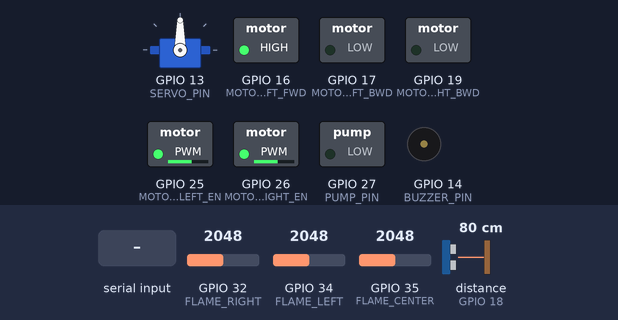
Recording of a sketch running on a simulated ESP32. Shown: servo, switched loads named in the sketch (green lamp = pin HIGH), buzzer (waves = sounding, pin HIGH). Wiring (inferred from the names in the program): ultrasonic range finder: trigger GPIO 5; echo GPIO 18. Dashed ring = blinking. The inputs (shaded band) are chosen by the test bench; at power-on: distance to the obstacle (sensor on GPIO 18) 80 cm, GPIO 32 (FLAME_RIGHT) = 2048, GPIO 34 (FLAME_LEFT) = 2048, GPIO 35 (FLAME_CENTER) = 2048. The echo pulse lasts 58.3 µs per cm; nothing arrives over Bluetooth unless stated; pins used as bus, display or sensor lines are not drawn; what the sketch prints to the serial monitor is not drawn.

Above: at 1.6 s.
1.7 s: distance to the obstacle (sensor on GPIO 18) set to 22 cm
3.2 s: distance to the obstacle (sensor on GPIO 18) set to 19 cm
At 4.9 s:
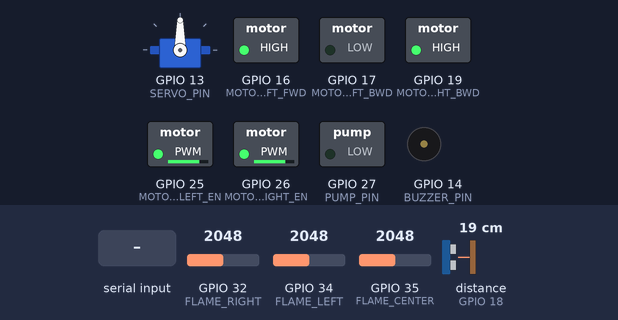
6.2 s: "F" received over the second serial link
At 8.2 s:
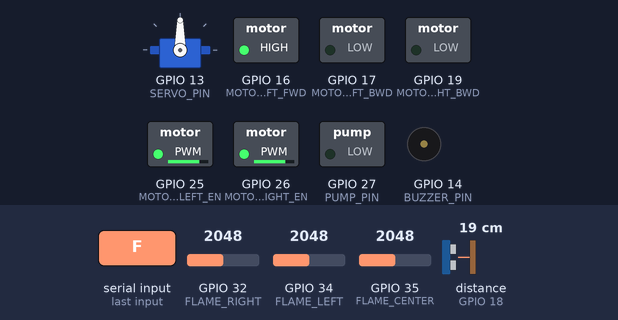
8.6 s: "L" received over the second serial link
At 9.8 s:
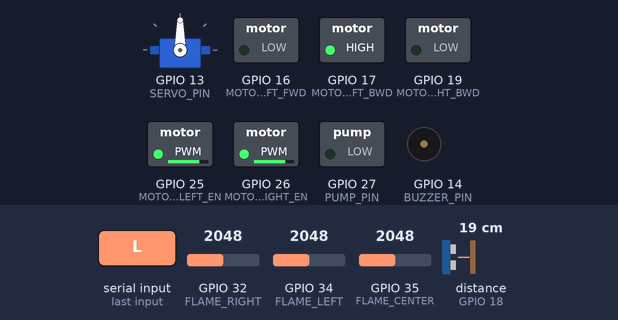
10.1 s: "W" received over the second serial link
At 11.3 s:
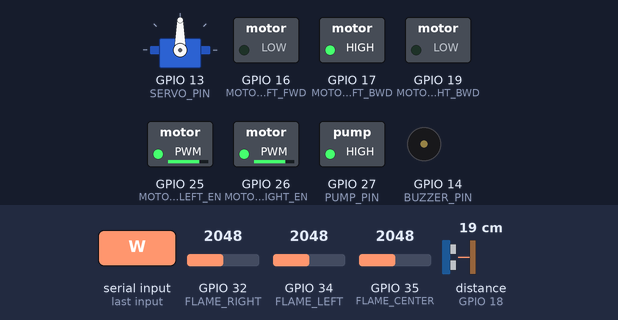
13.1 s: "B" received over the second serial link
At 13.7 s:
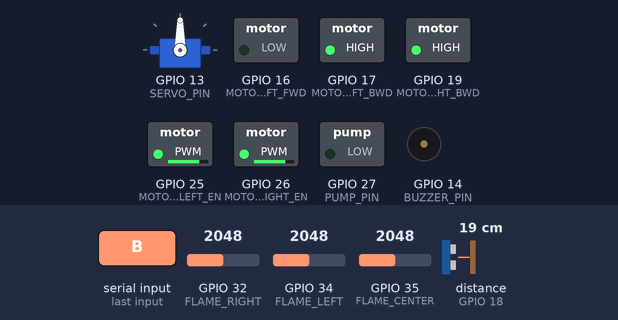
Timing chart, 0 to 15.6 s (numbered marks = the images above; inputs shaded):
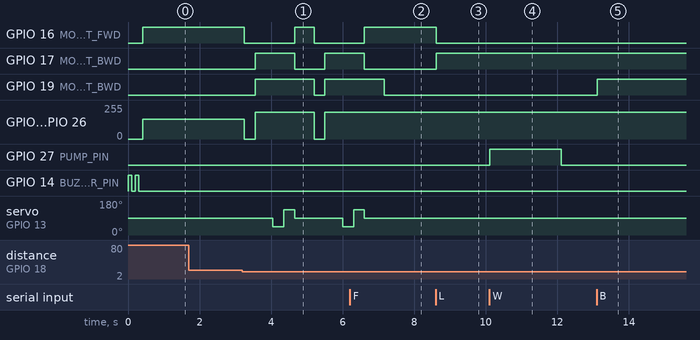

Measured:
- the behaviour switches between 21 and 20 cm on distance to the obstacle (sensor on GPIO 18) (found by bisection; images 0 and 1)
- after the input at 1.7 s, every drawn part: stays the same
- after the input at 3.2 s, GPIO 16 (MOTOR_LEFT_FWD): HIGH → LOW after 0.05 s, → HIGH 1.4 s later, → LOW 0.55 s later; GPIO 17 (MOTOR_LEFT_BWD): LOW → HIGH after 0.35 s, → LOW 1.1 s later, → HIGH 0.85 s later
- after the input at 6.2 s, GPIO 16 (MOTOR_LEFT_FWD): goes on until 6.6 s, then stays HIGH; GPIO 17 (MOTOR_LEFT_BWD): goes on until 6.6 s, then stays LOW
- after the input at 8.6 s, GPIO 16 (MOTOR_LEFT_FWD): HIGH → LOW at once; GPIO 17 (MOTOR_LEFT_BWD): LOW → HIGH at once
- after the input at 10.1 s, GPIO 27 (PUMP_PIN): LOW → HIGH at once, → LOW 2.0 s later
- after the input at 13.1 s, GPIO 19 (MOTOR_RIGHT_BWD): LOW → HIGH at once

The sketch:

esp32_fire_fighter.ino
```cpp
/*
 * Fire Fighting Robot Car - ESP32 Version
 * With WiFi and Bluetooth support
 * Author: Nar7407
 * Date: 2026-01-12
 */

#include <ESP32Servo.h>
#include <BluetoothSerial.h>

BluetoothSerial SerialBT;
Servo scanServo;

// Motor pins
#define MOTOR_LEFT_FWD 16
#define MOTOR_LEFT_BWD 17
#define MOTOR_RIGHT_FWD 18
#define MOTOR_RIGHT_BWD 19
#define MOTOR_LEFT_EN 25
#define MOTOR_RIGHT_EN 26

// Flame sensors
#define FLAME_LEFT 34
#define FLAME_CENTER 35
#define FLAME_RIGHT 32

// Ultrasonic
#define TRIG_PIN 5
#define ECHO_PIN 18

// Other
#define PUMP_PIN 27
#define SERVO_PIN 13
#define BUZZER_PIN 14

// PWM settings
const int freq = 5000;
const int leftChannel = 0;
const int rightChannel = 1;
const int resolution = 8;

bool autonomousMode = true;
const int FLAME_THRESHOLD = 2000; // ESP32 uses 12-bit ADC
const int OBSTACLE_DISTANCE = 20;

void setup() {
  Serial.begin(115200);
  SerialBT.begin("FireFighter_ESP32");

  // Motor setup
  pinMode(MOTOR_LEFT_FWD, OUTPUT);
  pinMode(MOTOR_LEFT_BWD, OUTPUT);
  pinMode(MOTOR_RIGHT_FWD, OUTPUT);
  pinMode(MOTOR_RIGHT_BWD, OUTPUT);

  ledcSetup(leftChannel, freq, resolution);
  ledcSetup(rightChannel, freq, resolution);
  ledcAttachPin(MOTOR_LEFT_EN, leftChannel);
  ledcAttachPin(MOTOR_RIGHT_EN, rightChannel);

  // Sensors
  pinMode(FLAME_LEFT, INPUT);
  pinMode(FLAME_CENTER, INPUT);
  pinMode(FLAME_RIGHT, INPUT);
  pinMode(TRIG_PIN, OUTPUT);
  pinMode(ECHO_PIN, INPUT);

  // Other components
  pinMode(PUMP_PIN, OUTPUT);
  pinMode(BUZZER_PIN, OUTPUT);

  scanServo.attach(SERVO_PIN);
  scanServo.write(90);

  Serial.println("ESP32 Fire Fighting Robot Initialized");
  beep(2);
}

void loop() {
  if (SerialBT.available()) {
    char cmd = SerialBT.read();
    processCommand(cmd);
  }

  if (autonomousMode) {
    autonomousOperation();
  }

  delay(50);
}

void autonomousOperation() {
  int flameLeft = analogRead(FLAME_LEFT);
  int flameCenter = analogRead(FLAME_CENTER);
  int flameRight = analogRead(FLAME_RIGHT);

  long distance = getDistance();

  if (flameCenter < FLAME_THRESHOLD || flameLeft < FLAME_THRESHOLD || flameRight < FLAME_THRESHOLD) {
    beep(1);

    if (distance < 15) {
      stopMotors();
      extinguishFire();
    } else if (distance < OBSTACLE_DISTANCE) {
      avoidObstacle();
    } else {
      navigateToFire(flameLeft, flameCenter, flameRight);
    }
  } else {
    patrol(distance);
  }
}

void navigateToFire(int left, int center, int right) {
  if (center < FLAME_THRESHOLD) {
    moveForward(200);
  } else if (left < FLAME_THRESHOLD) {
    turnLeft(150);
  } else if (right < FLAME_THRESHOLD) {
    turnRight(150);
  }
}

void extinguishFire() {
  SerialBT.println("Extinguishing fire!");
  digitalWrite(PUMP_PIN, HIGH);
  beep(3);
  delay(3000);
  digitalWrite(PUMP_PIN, LOW);

  moveBackward(200);
  delay(1000);
  stopMotors();
}

void patrol(long distance) {
  if (distance < OBSTACLE_DISTANCE) {
    avoidObstacle();
  } else {
    moveForward(150);
  }
}

void avoidObstacle() {
  stopMotors();
  delay(300);
  moveBackward(200);
  delay(500);

  scanServo.write(45);
  delay(300);
  int leftDist = getDistance();

  scanServo.write(135);
  delay(300);
  int rightDist = getDistance();

  scanServo.write(90);

  if (leftDist > rightDist) {
    turnLeft(200);
  } else {
    turnRight(200);
  }
  delay(500);
}

long getDistance() {
  digitalWrite(TRIG_PIN, LOW);
  delayMicroseconds(2);
  digitalWrite(TRIG_PIN, HIGH);
  delayMicroseconds(10);
  digitalWrite(TRIG_PIN, LOW);

  long duration = pulseIn(ECHO_PIN, HIGH);
  return duration * 0.034 / 2;
}

void processCommand(char cmd) {
  switch(cmd) {
    case 'F':
      autonomousMode = false;
      moveForward(200);
      break;
    case 'B':
      autonomousMode = false;
      moveBackward(200);
      break;
    case 'L':
      autonomousMode = false;
      turnLeft(200);
      break;
    case 'R':
      autonomousMode = false;
      turnRight(200);
      break;
    case 'S':
      autonomousMode = false;
      stopMotors();
      break;
    case 'W':
      digitalWrite(PUMP_PIN, HIGH);
      delay(2000);
      digitalWrite(PUMP_PIN, LOW);
      break;
    case 'A':
      autonomousMode = true;
      SerialBT.println("Autonomous ON");
      break;
    case 'M':
      autonomousMode = false;
      stopMotors();
      SerialBT.println("Manual ON");
      break;
  }
}

void moveForward(int speed) {
  ledcWrite(leftChannel, speed);
  ledcWrite(rightChannel, speed);
  digitalWrite(MOTOR_LEFT_FWD, HIGH);
  digitalWrite(MOTOR_LEFT_BWD, LOW);
  digitalWrite(MOTOR_RIGHT_FWD, HIGH);
  digitalWrite(MOTOR_RIGHT_BWD, LOW);
}

void moveBackward(int speed) {
  ledcWrite(leftChannel, speed);
  ledcWrite(rightChannel, speed);
  digitalWrite(MOTOR_LEFT_FWD, LOW);
  digitalWrite(MOTOR_LEFT_BWD, HIGH);
  digitalWrite(MOTOR_RIGHT_FWD, LOW);
  digitalWrite(MOTOR_RIGHT_BWD, HIGH);
}

void turnLeft(int speed) {
  ledcWrite(leftChannel, speed);
  ledcWrite(rightChannel, speed);
  digitalWrite(MOTOR_LEFT_FWD, LOW);
  digitalWrite(MOTOR_LEFT_BWD, HIGH);
  digitalWrite(MOTOR_RIGHT_FWD, HIGH);
  digitalWrite(MOTOR_RIGHT_BWD, LOW);
}

void turnRight(int speed) {
  ledcWrite(leftChannel, speed);
  ledcWrite(rightChannel, speed);
  digitalWrite(MOTOR_LEFT_FWD, HIGH);
  digitalWrite(MOTOR_LEFT_BWD, LOW);
  digitalWrite(MOTOR_RIGHT_FWD, LOW);
  digitalWrite(MOTOR_RIGHT_BWD, HIGH);
}

void stopMotors() {
  digitalWrite(MOTOR_LEFT_FWD, LOW);
  digitalWrite(MOTOR_LEFT_BWD, LOW);
  digitalWrite(MOTOR_RIGHT_FWD, LOW);
  digitalWrite(MOTOR_RIGHT_BWD, LOW);
  ledcWrite(leftChannel, 0);
  ledcWrite(rightChannel, 0);
}

void beep(int times) {
  for (int i = 0; i < times; i++) {
    digitalWrite(BUZZER_PIN, HIGH);
    delay(100);
    digitalWrite(BUZZER_PIN, LOW);
    delay(100);
  }
}
```
